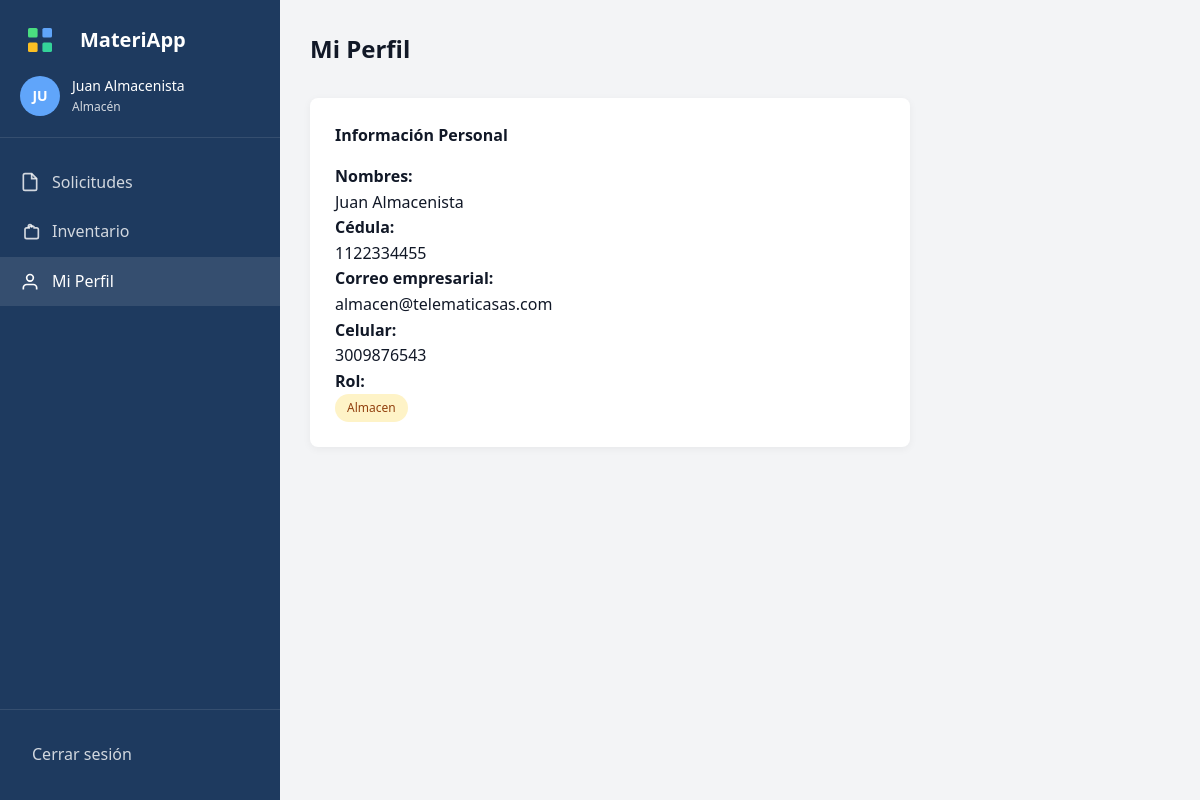
Page /almacen/perfil (signed in) on the committed database.
### tables this page shows
CREATE TABLE usuarios (
    id INT AUTO_INCREMENT PRIMARY KEY,
    cedula VARCHAR(20) NOT NULL UNIQUE,
    nombres_completos VARCHAR(150) NOT NULL,
    correo_empresarial VARCHAR(100) NOT NULL UNIQUE,
    celular VARCHAR(20) NOT NULL,
    rol ENUM('Trabajador', 'Almacen', 'Administrador') NOT NULL,
    contrasena VARCHAR(255) NOT NULL,
    fecha_registro TIMESTAMP DEFAULT CURRENT_TIMESTAMP,
    activo TINYINT(1) DEFAULT 1
);

### core/Session.php (called while the page is built, shortened)
<?php
class Session {
    public static function get($key) {
        return isset($_SESSION[$key]) ? $_SESSION[$key] : null;
    }
    public static function has($key) {
        return isset($_SESSION[$key]);
    }
    public static function isLoggedIn() {
        return self::has('user_id') && self::has('user_role');
    }
    public static function getUserId() {
        return self::get('user_id');
    }
    public static function getUserRole() {
        return self::get('user_role');
    }
    public static function getUserName() {
        return self::get('user_name');
    }
    public static function checkExpiration() {
        return true;
    }
    public static function requireRole($allowedRoles) {
        $userRole = self::getUserRole();
        if (!is_array($allowedRoles)) {
            $allowedRoles = [$allowedRoles];
        }
    }
}

### core/Database.php (called while the page is built, shortened)
<?php
class Database {
    private static $instance = null;
    private $connection;
    private function __construct() {
        try {
            $dsn = "mysql:host=" . DB_HOST . ";dbname=" . DB_NAME . ";charset=" . DB_CHARSET;
            $options = [
                PDO::ATTR_ERRMODE => PDO::ERRMODE_EXCEPTION,
                PDO::ATTR_DEFAULT_FETCH_MODE => PDO::FETCH_ASSOC,
                PDO::ATTR_EMULATE_PREPARES => false
            ];
            $this->connection = new PDO($dsn, DB_USER, DB_PASS, $options);
        } catch (PDOException $e) {
            die("Error de conexión a la base de datos: " . $e->getMessage());
        }
    }
    public static function getInstance() {
        if (self::$instance === null) {
            self::$instance = new self();
        }
        return self::$instance;
    }
public function getConnection() {
        return $this->connection;
    }
}

### controllers/AlmacenController.php (called while the page is built, shortened)
<?php
require_once ROOT_PATH . 'models/UsuarioModel.php';
class AlmacenController {
public function perfil() {
        $usuarioModel = new UsuarioModel();
        $usuario = $usuarioModel->findById(Session::getUserId());
        View::render('almacen/perfil', [
            'usuario' => $usuario,
            'pageTitle' => 'Mi Perfil'
        ]);
    }
}

### index.php (called while the page is built, shortened)
<?php
require_once __DIR__ . '/config/database.php';
require_once ROOT_PATH . 'core/Database.php';
require_once ROOT_PATH . 'core/Session.php';
require_once ROOT_PATH . 'core/Router.php';
$router = new Router();
$router->get('auth/login', 'AuthController', 'login');
$router->post('auth/login', 'AuthController', 'login');
$router->get('auth/registro', 'AuthController', 'registro');
$router->post('auth/registro', 'AuthController', 'registro');
$router->get('auth/logout', 'AuthController', 'logout');
$router->get('auth/unauthorized', 'AuthController', 'unauthorized');
$router->get('empleado/solicitudes', 'EmpleadoController', 'solicitudes');
$router->get('empleado/nueva', 'EmpleadoController', 'nueva');
$router->post('empleado/crear', 'EmpleadoController', 'crear');
$router->get('empleado/ver/(\d+)', 'EmpleadoController', 'ver');
$router->get('empleado/perfil', 'EmpleadoController', 'perfil');
$router->get('almacen/solicitudes', 'AlmacenController', 'solicitudes');
$router->get('almacen/ver/(\d+)', 'AlmacenController', 'ver');
$router->post('almacen/aprobar/(\d+)', 'AlmacenController', 'aprobar');
$router->post('almacen/rechazar/(\d+)', 'AlmacenController', 'rechazar');
$router->get('almacen/inventario', 'AlmacenController', 'inventario');
$router->post('almacen/inventario/agregar', 'AlmacenController', 'agregarMaterial');
$router->get('almacen/material/(\d+)/editar', 'AlmacenController', 'editarMaterial');
$router->post('almacen/material/(\d+)/editar', 'AlmacenController', 'editarMaterial');
$router->post('almacen/material/(\d+)/eliminar', 'AlmacenController', 'eliminarMaterial');
$router->get('almacen/perfil', 'AlmacenController', 'perfil');
$router->get('admin/usuarios', 'AdminController', 'usuarios');
$router->get('admin/solicitudes', 'AdminController', 'solicitudes');
$router->get('admin/ver-solicitud/(\d+)', 'AdminController', 'verSolicitud');
$router->get('admin/registro', 'AdminController', 'registro');
$router->post('admin/agregar-cedula', 'AdminController', 'agregarCedula');
$router->post('admin/eliminar-cedula/(\d+)', 'AdminController', 'eliminarCedula');
$router->get('admin/usuario/(\d+)/editar', 'AdminController', 'editarUsuario');
$router->post('admin/usuario/(\d+)/editar', 'AdminController', 'editarUsuario');
$router->post('admin/usuario/(\d+)/restablecer', 'AdminController', 'restablecerContrasena');
$router->post('admin/solicitud/(\d+)/eliminar', 'AdminController', 'eliminarSolicitud');
$router->get('admin/dashboard', 'AdminController', 'estadisticas');
$router->get('', 'AuthController', 'login');
$uri = $_SERVER['REQUEST_URI'];
$method = $_SERVER['REQUEST_METHOD'];
$uri = parse_url($uri, PHP_URL_PATH);
$basePath = trim(parse_url(BASE_URL, PHP_URL_PATH), '/');
if (!empty($basePath) && strpos($uri, '/' . $basePath) === 0) {
    $uri = substr($uri, strlen($basePath) + 1);
}
$uri = trim($uri, '/');
try {
    $router->dispatch($uri, $method);
} catch (Exception $e) {
    error_log("Error en MateriApp: " . $e->getMessage());
    error_log("URI: " . $uri);
    http_response_code(500);
    echo "Error interno del servidor: " . $e->getMessage();
}

### models/UsuarioModel.php (called while the page is built, shortened)
<?php
require_once ROOT_PATH . 'entities/Usuario.php';
class UsuarioModel {
    private $db;
    public function __construct() {
        $this->db = Database::getInstance()->getConnection();
    }
    public function findById($id) {
        $sql = "SELECT * FROM usuarios WHERE id = :id";
        $stmt = $this->db->prepare($sql);
        $stmt->bindValue(':id', $id);
        $stmt->execute();
        $data = $stmt->fetch();
        return $data ? new Usuario($data) : null;
    }
}

### entities/Usuario.php (called while the page is built, shortened)
<?php
class Usuario {
    private $cedula;
    private $nombres_completos;
    private $correo_empresarial;
    private $celular;
    private $rol;
    public function fill($data) {
        foreach ($data as $key => $value) {
            $method = 'set' . $this->snakeToCamel($key);
        }
    }
    private function snakeToCamel($string) {
        return str_replace(' ', '', ucwords(str_replace('_', ' ', $string)));
    }
    public function getCedula() {
        return $this->cedula;
    }
    public function setCedula($cedula) {
        $this->cedula = $cedula;
    }
    public function getNombresCompletos() {
        return $this->nombres_completos;
    }
    public function setNombresCompletos($nombres_completos) {
        $this->nombres_completos = $nombres_completos;
    }
    public function getCorreoEmpresarial() {
        return $this->correo_empresarial;
    }
    public function setCorreoEmpresarial($correo_empresarial) {
        $this->correo_empresarial = $correo_empresarial;
    }
    public function getCelular() {
        return $this->celular;
    }
    public function setCelular($celular) {
        $this->celular = $celular;
    }
    public function getRol() {
        return $this->rol;
    }
    public function setRol($rol) {
        $this->rol = $rol;
    }
}

### views/almacen/perfil.php (the view, shortened to what this page needs)
<!DOCTYPE html>
<html lang="es">
<head>
    <link rel="stylesheet" href="<?= BASE_URL ?>public/css/styles.css">
    <link rel="stylesheet" href="<?= BASE_URL ?>public/js/styles.js.css">
</head>
<body>
    <div class="app-container">
        <aside class="sidebar">
            <div class="sidebar-header">
                <div class="logo">
                    <span class="logo-text">MateriApp</span>
                </div>
                <div class="user-info">
                    <div class="user-avatar"><?= strtoupper(substr(Session::getUserName(), 0, 2)) ?></div>
                    <div class="user-details">
                        <span class="user-name"><?= htmlspecialchars(Session::getUserName()) ?></span>
                        <span class="user-role">Almacén</span>
                    </div>
                </div>
            </div>
            <nav class="sidebar-nav">
                <a href="<?= BASE_URL ?>almacen/solicitudes" class="nav-item">
                    <svg width="20" height="20" viewBox="0 0 24 24" fill="none" stroke="currentColor" stroke-width="2">
                        <path d="M14 2H6a2 2 0 0 0-2 2v16a2 2 0 0 0 2 2h12a2 2 0 0 0 2-2V8z"></path>
                        <polyline points="14 2 14 8 20 8"></polyline>
                    </svg>
                    Solicitudes
                </a>
                <a href="<?= BASE_URL ?>almacen/inventario" class="nav-item">
                    <svg width="20" height="20" viewBox="0 0 24 24" fill="none" stroke="currentColor" stroke-width="2">
                        <path d="M20 7h-3a2 2 0 0 0-2-2h-2a2 2 0 0 0-2 2H8a2 2 0 0 0-2 2v9a2 2 0 0 0 2 2h12a2 2 0 0 0 2-2V9a2 2 0 0 0-2-2z"></path>
                        <path d="M10 7V5a2 2 0 0 1 2-2h0a2 2 0 0 1 2 2v2"></path>
                    </svg>
                    Inventario
                </a>
                <a href="<?= BASE_URL ?>almacen/perfil" class="nav-item active">
                    <svg width="20" height="20" viewBox="0 0 24 24" fill="none" stroke="currentColor" stroke-width="2">
                        <path d="M20 21v-2a4 4 0 0 0-4-4H8a4 4 0 0 0-4 4v2"></path>
                        <circle cx="12" cy="7" r="4"></circle>
                    </svg>
                    Mi Perfil
                </a>
            </nav>
            <div class="sidebar-footer">
                <a href="<?= BASE_URL ?>auth/logout" class="logout-btn">Cerrar sesión</a>
            </div>
        </aside>
        <main class="main-content">
            <div class="content-header">
                <h1><?= $pageTitle ?></h1>
            </div>
            <div class="form-section" style="max-width: 600px;">
                <h2>Información Personal</h2>
                <div class="info-grid">
                    <div>
                        <strong>Nombres:</strong>
                        <p><?= htmlspecialchars($usuario->getNombresCompletos()) ?></p>
                    </div>
                    <div>
                        <strong>Cédula:</strong>
                        <p><?= htmlspecialchars($usuario->getCedula()) ?></p>
                    </div>
                    <div>
                        <strong>Correo empresarial:</strong>
                        <p><?= htmlspecialchars($usuario->getCorreoEmpresarial()) ?></p>
                    </div>
                    <div>
                        <strong>Celular:</strong>
                        <p><?= htmlspecialchars($usuario->getCelular()) ?></p>
                    </div>
                    <div>
                        <strong>Rol:</strong>
                        <p><span class="badge badge-pendiente"><?= htmlspecialchars($usuario->getRol()) ?></span></p>
                    </div>
                </div>
            </div>
        </main>
    </div>
</body>
</html>

### core/Router.php (shortened to what this page needs)
<?php
class Router {
    private $routes = [];
    public function get($path, $controller, $action) {
        $this->routes['GET'][$path] = ['controller' => $controller, 'action' => $action];
    }
    public function post($path, $controller, $action) {
        $this->routes['POST'][$path] = ['controller' => $controller, 'action' => $action];
    }
public function dispatch($uri, $method) {
        $uri = trim($uri, '/');
        foreach ($this->routes[$method] as $routePath => $route) {
            $pattern = '#^' . $routePath . '$#';
            if (preg_match($pattern, $uri, $matches)) {
                $controllerName = $route['controller'];
                $actionName = $route['action'];
                $controllerPath = ROOT_PATH . 'controllers/' . $controllerName . '.php';
                if (file_exists($controllerPath)) {
                    $controller = new $controllerName();
                    if (method_exists($controller, $actionName)) {
                        array_shift($matches);
                        call_user_func_array([$controller, $actionName], $matches);
                        return;
                    }
                }
            }
        }
    }
}

### public/css/styles.css (style rules this page uses)
:root { --primary-color: #1e3a5f; --primary-light: #2c5282; --secondary-color: #4ade80; --accent-color: #60a5fa; --warning-color: #fbbf24; --danger-color: #ef4444; --success-color: #10b981; --gray-50: #f9fafb; --gray-100: #f3f4f6; --gray-200: #e5e7eb; --gray-300: #d1d5db; --gray-600: #4b5563; --gray-700: #374151; --gray-900: #111827; }
* { margin: 0; padding: 0; box-sizing: border-box; }
body { font-family: 'Segoe UI', Tahoma, Geneva, Verdana, sans-serif; background-color: var(--gray-100); color: var(--gray-900); line-height: 1.6; }
.logo { margin-bottom: 20px; }
.app-container { display: flex; min-height: 100vh; }
.sidebar { width: 280px; background: var(--primary-color); color: white; display: flex; flex-direction: column; position: fixed; height: 100vh; overflow-y: auto; }
.sidebar-header { padding: 20px; border-bottom: 1px solid rgba(255,255,255,0.1); }
.sidebar-header .logo { margin-bottom: 15px; display: flex; align-items: center; gap: 10px; }
.logo-text { font-size: 20px; font-weight: 700; color: #ffffff; margin-left: 10px; }
.user-info { display: flex; align-items: center; gap: 12px; }
.user-avatar { width: 40px; height: 40px; border-radius: 50%; background: var(--accent-color); display: flex; align-items: center; justify-content: center; font-weight: 600; font-size: 14px; }
.user-details { display: flex; flex-direction: column; }
.user-name { font-size: 14px; font-weight: 500; }
.user-role { font-size: 12px; opacity: 0.8; }
.sidebar-nav { padding: 20px 0; flex: 1; }
.nav-item { display: flex; align-items: center; gap: 12px; padding: 12px 20px; color: rgba(255,255,255,0.8); text-decoration: none; transition: all 0.3s; }
.nav-item:hover, .nav-item.active { background: rgba(255,255,255,0.1); color: white; }
.sidebar-footer { padding: 20px; border-top: 1px solid rgba(255,255,255,0.1); }
.logout-btn { display: flex; align-items: center; gap: 12px; color: rgba(255,255,255,0.8); text-decoration: none; padding: 12px; border-radius: 8px; transition: all 0.3s; }
.main-content { margin-left: 280px; flex: 1; padding: 30px; background: var(--gray-100); }
.content-header { display: flex; justify-content: space-between; align-items: center; margin-bottom: 30px; }
.content-header h1 { font-size: 24px; color: var(--gray-900); }
.badge { display: inline-block; padding: 4px 12px; border-radius: 20px; font-size: 12px; font-weight: 500; }
.badge-pendiente { background: #fef3c7; color: #92400e; }
.form-section { background: white; padding: 25px; border-radius: 8px; margin-bottom: 20px; box-shadow: 0 2px 8px rgba(0,0,0,0.05); }
.form-section h2 { font-size: 16px; color: var(--gray-900); margin-bottom: 15px; }
.nav-item svg { transition: display 0.3s; }

### rows in the picture
usuarios: nombres_completos "Juan Almacenista", cedula "1122334455", correo_empresarial "almacen@telematicasas.com", celular "3009876543", rol "Almacen"
